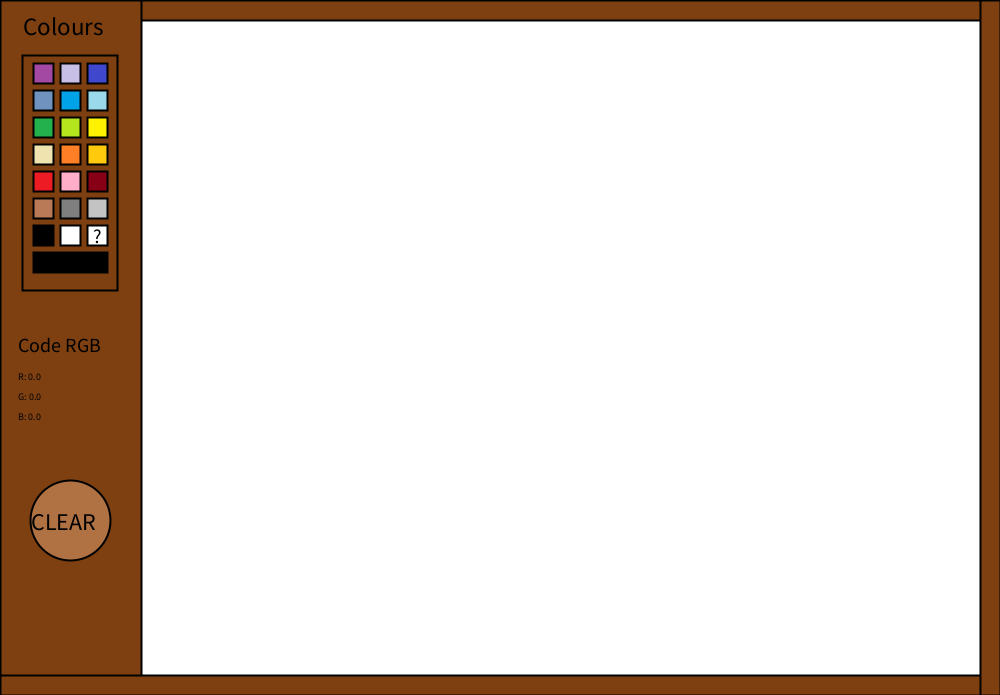
Frame 1 (no input)
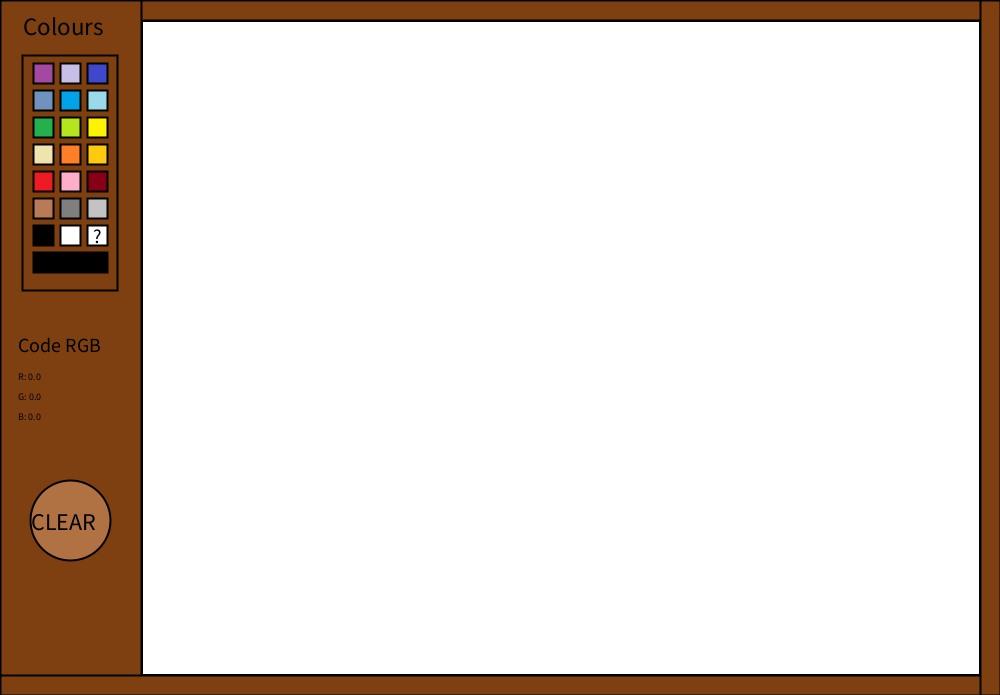
Frame 60 (the mouse pressed at the canvas centre just before this capture)
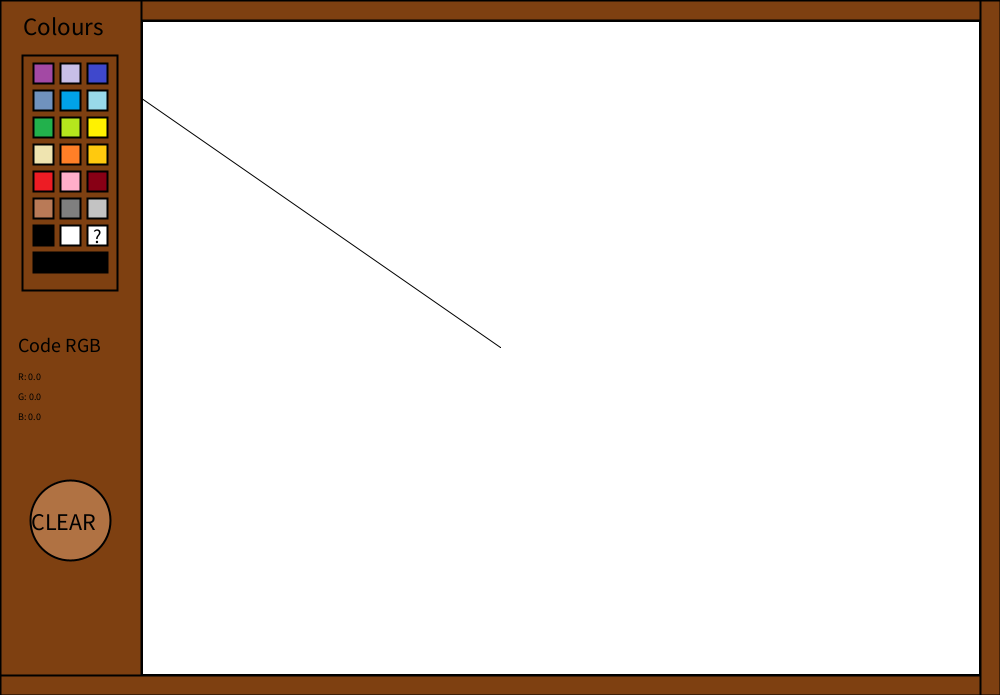
Frame 120 (the mouse held since frame 60 and released just before this capture)

The Processing sketch that drew these frames (run headless with seeded random() and noise(); from frame 60 on, the mouse is pressed at the canvas centre):

// Processing sketch: processing_175059
// ── processing_175059.pde

float color1 = 0;//color R pintar con pincel
float color2 = 0;//color G pintar con pincel
float color3 = 0;//color B pintar con pincel
int tamany = 1;//TamaÃ�Â±o pincel

void setup(){
  size(1000,695);
  background(255,255,255);
  smooth();
}
void draw (){
println (mouseX + "," + mouseY);
strokeWeight(2);
stroke(0);
//BORDES TABLA DIBUJO
fill(126, 64, 17);
rect(0,0,1000,20);
rect(0,0,141,695);
rect(0,675,1000,20);
rect(980,0,20,695);

//Rectangulo borde colores
rect (22,55,95,235);
fill(0);

//texto colores
textSize(25);
text("Colours",23,35);



//CUADORADOS COLORES


//Fila 1
    fill (163, 73, 164);
    rect (33,63,20,20);
    fill (200, 191, 231);
    rect (60,63,20,20); 
    fill (63, 72, 204);
    rect (87,63,20,20);
//Fila 2    
    fill (112, 146, 190);
    rect (33,90,20,20);
    fill (0, 162, 232);
    rect (60,90,20,20); 
    fill (153, 217, 234);
    rect (87,90,20,20);
//Fila 3    
    fill (34, 177, 76);
    rect (33,117,20,20);
    fill (181, 230, 29);
    rect (60,117,20,20); 
    fill (255, 242, 0);
    rect (87,117,20,20);
//Fila 4    
    fill (239, 228, 176);
    rect (33,144,20,20);
    fill (255, 127, 39);
    rect (60,144,20,20); 
    fill (255, 201, 14);
    rect (87,144,20,20);
//Fila 5    
    fill (237, 28, 36);
    rect (33,171,20,20);
    fill (255, 174, 201);
    rect (60,171,20,20); 
    fill (136, 0, 21);
    rect (87,171,20,20);
//Fila 6    
    fill (185, 122, 87);
    rect (33,198,20,20);
    fill (127, 127, 127);
    rect (60,198,20,20); 
    fill (195, 195, 195);
    rect (87,198,20,20);
//Fila 7    
    fill (0, 0, 0);
    rect (33,225,20,20);
    fill (255, 255, 255);
    rect (60,225,20,20); 
    fill (255, 255, 255);
    rect (87,225,20,20);

//Cuadro color actual
fill(color1,color2,color3);
rect(33,252,74,20);

//texto ?
fill(0);
textSize(20);
text("?",93,243); 

//texto RGB

textSize(20);
text("Code RGB",18,352); 
textSize(10);
text("R: "+color1,18,380);
text("G: "+color2,18,400);
text("B: "+color3,18,420);


//CLEAR
fill(176, 114, 67);
ellipse(70,520,80,80);
fill(0);
textSize(24);
text("CLEAR",31,530); 
//PRESS R
//textSize(15);
//text("Press 'r' to",13,607); 
//text("random colors",13,620); 



//Pintar al apretar
if (mousePressed) {
  strokeWeight (tamany);
  stroke (color1, color2, color3);
  line (mouseX,mouseY,pmouseX,pmouseY);
}


}



void mousePressed() {
 // Cambiar de color al seleccionar el cuadrado de color
  //FILA 1
    if (mouseX>33 && mouseX<53 && mouseY>63 &&mouseY< 83) {
     color1 = 163;
     color2 = 73;
     color3 = 164;
    }
    if (mouseX>60 && mouseX<80 && mouseY>63 &&mouseY<83 ) {
     color1 = 200;
     color2 = 191;
     color3 = 231;
    }
    if (mouseX>87 && mouseX<107 && mouseY>63 &&mouseY<83 ) {
     color1 = 63;
     color2 = 72;
     color3 = 204;
    }
    
  //FILA 2
    if (mouseX>33 && mouseX<53 && mouseY>90 &&mouseY<110 ) {
     color1 = 112;
     color2 = 146;
     color3 = 190;
    }
    if (mouseX>60 && mouseX<80 && mouseY>90 &&mouseY<110 ) {
     color1 = 0;
     color2 = 162;
     color3 = 232;
    }
    if (mouseX>87 && mouseX<107 && mouseY>90 &&mouseY<110 ) {
     color1 = 153;
     color2 = 217;
     color3 = 324;
    }
   
  //FILA 3
    if (mouseX>33 && mouseX<53 && mouseY>117 &&mouseY<137 ) {
     color1 = 34;
     color2 = 177;
     color3 = 76;
    }
    if (mouseX>60 && mouseX<80 && mouseY>117 &&mouseY<137 ) {
     color1 = 181;
     color2 = 230;
     color3 = 29;
    }
    if (mouseX>87 && mouseX<107 && mouseY>117 &&mouseY<137 ) {
     color1 = 255;
     color2 = 242;
     color3 = 0;
    }
   
  //FILA 4
     if (mouseX>33 && mouseX<53 && mouseY>144 &&mouseY<164 ) {
     color1 = 239; 
     color2 = 228;
     color3 = 176;
    }
    if (mouseX>60 && mouseX<80 && mouseY>144 &&mouseY<164 ) {
     color1 = 255;
     color2 = 127;
     color3 = 39;
    }
    if (mouseX>87 && mouseX<107 && mouseY>144 &&mouseY<164 ) {
     color1 = 255;
     color2 = 201;
     color3 = 14;
    }
  //FILA 5
     if (mouseX>33 && mouseX<53 && mouseY>171 &&mouseY<191 ) {
     color1 = 237;
     color2 = 28;
     color3 = 36;
    }
    if (mouseX>60 && mouseX<80 && mouseY>171 &&mouseY<191 ) {
     color1 = 255;
     color2 = 174;
     color3 = 201;
    }
    if (mouseX>87 && mouseX<107 && mouseY>171 &&mouseY<191 ) {
     color1 = 136;
     color2 = 0;
     color3 = 21;
    }
  //FILA 6
   if (mouseX>33 && mouseX<53 && mouseY>198 &&mouseY<218 ) {
     color1 = 185;
     color2 = 122;
     color3 = 87;
    }
    if (mouseX>60 && mouseX<80 && mouseY>198 &&mouseY<218 ) {
     color1 = 127;
     color2 = 127;
     color3 = 127;
    }
    if (mouseX>87 && mouseX<107 && mouseY>198 &&mouseY<218 ) {
     color1 = 195;
     color2 = 195;
     color3 = 195;
    }
 //FILA 7
    if (mouseX>33 && mouseX<53 && mouseY>225 &&mouseY<245 ) {
     color1 = 0;
     color2 = 0;
     color3 = 0;
    }
    if (mouseX>60 && mouseX<80 && mouseY>225 &&mouseY<245 ) {
     color1 = 255;
     color2 = 255;
     color3 = 255;
    }
    if (mouseX>87 && mouseX<107 && mouseY>225 &&mouseY<245 ) {
     color1 = random(255);
     color2 = random(255);
     color3 = random(255);
    }
    
     
  //Limpiar pantalla al seleccionar la cruz
   if (mousePressed && mouseX >35 && mouseX <105 && mouseY >491 && mouseY<550){
    background(255,255,255);
  } 
}
  
void keyPressed() {
//Aumentar y disminuir de tamaÃ�Â±o al apretar + y -
  if (key == '+' && tamany <50) {
    tamany = tamany+1;
  }
  if (key == '-' && tamany >0) {
    tamany = tamany-1;
  }
//Color del pincel aleatorio   
  if (key == 'r') {
    color1=random(255);
    color2=random(255);
    color3=random(255);
  }
}
